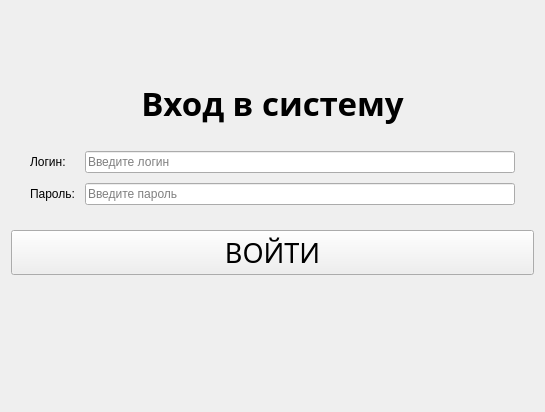
<?xml version="1.0" encoding="UTF-8"?>
<ui version="4.0">
 <class>Form</class>
 <widget class="QWidget" name="Form">
  <property name="windowModality">
   <enum>Qt::WindowModal</enum>
  </property>
  <property name="geometry">
   <rect>
    <x>0</x>
    <y>0</y>
    <width>545</width>
    <height>412</height>
   </rect>
  </property>
  <property name="sizePolicy">
   <sizepolicy hsizetype="Preferred" vsizetype="Preferred">
    <horstretch>0</horstretch>
    <verstretch>0</verstretch>
   </sizepolicy>
  </property>
  <property name="windowTitle">
   <string>Демо</string>
  </property>
  <property name="windowOpacity">
   <double>0.900000000000000</double>
  </property>
  <layout class="QVBoxLayout" name="verticalLayout_2">
   <item>
    <layout class="QVBoxLayout" name="verticalLayout">
     <item>
      <widget class="QLabel" name="label">
       <property name="sizePolicy">
        <sizepolicy hsizetype="Preferred" vsizetype="Fixed">
         <horstretch>0</horstretch>
         <verstretch>0</verstretch>
        </sizepolicy>
       </property>
       <property name="font">
        <font>
         <family>Showcard Gothic</family>
         <pointsize>25</pointsize>
         <weight>75</weight>
         <bold>true</bold>
        </font>
       </property>
       <property name="text">
        <string>Вход в систему</string>
       </property>
       <property name="alignment">
        <set>Qt::AlignCenter</set>
       </property>
      </widget>
     </item>
     <item>
      <widget class="QWidget" name="widget" native="true">
       <property name="sizePolicy">
        <sizepolicy hsizetype="Preferred" vsizetype="Fixed">
         <horstretch>0</horstretch>
         <verstretch>0</verstretch>
        </sizepolicy>
       </property>
       <layout class="QGridLayout" name="gridLayout_2">
        <item row="0" column="0">
         <layout class="QGridLayout" name="gridLayout">
          <property name="leftMargin">
           <number>10</number>
          </property>
          <property name="topMargin">
           <number>10</number>
          </property>
          <property name="rightMargin">
           <number>10</number>
          </property>
          <property name="bottomMargin">
           <number>10</number>
          </property>
          <property name="spacing">
           <number>10</number>
          </property>
          <item row="1" column="1">
           <widget class="QLineEdit" name="lineEdit_2">
            <property name="inputMethodHints">
             <set>Qt::ImhHiddenText|Qt::ImhNoAutoUppercase|Qt::ImhNoPredictiveText|Qt::ImhPreferLatin|Qt::ImhSensitiveData</set>
            </property>
            <property name="echoMode">
             <enum>QLineEdit::Password</enum>
            </property>
            <property name="placeholderText">
             <string>Введите пароль</string>
            </property>
           </widget>
          </item>
          <item row="0" column="1">
           <widget class="QLineEdit" name="lineEdit">
            <property name="enabled">
             <bool>true</bool>
            </property>
            <property name="inputMethodHints">
             <set>Qt::ImhPreferLatin</set>
            </property>
            <property name="placeholderText">
             <string>Введите логин</string>
            </property>
           </widget>
          </item>
          <item row="0" column="0">
           <widget class="QLabel" name="label_3">
            <property name="text">
             <string>Логин:</string>
            </property>
           </widget>
          </item>
          <item row="1" column="0">
           <widget class="QLabel" name="label_4">
            <property name="text">
             <string>Пароль:</string>
            </property>
           </widget>
          </item>
         </layout>
        </item>
       </layout>
      </widget>
     </item>
     <item>
      <widget class="QPushButton" name="pushButton">
       <property name="font">
        <font>
         <family>Monotype Corsiva</family>
         <pointsize>20</pointsize>
        </font>
       </property>
       <property name="text">
        <string>ВОЙТИ</string>
       </property>
      </widget>
     </item>
     <item>
      <widget class="QLabel" name="label_2">
       <property name="sizePolicy">
        <sizepolicy hsizetype="Preferred" vsizetype="Fixed">
         <horstretch>0</horstretch>
         <verstretch>0</verstretch>
        </sizepolicy>
       </property>
       <property name="minimumSize">
        <size>
         <width>0</width>
         <height>50</height>
        </size>
       </property>
       <property name="text">
        <string/>
       </property>
      </widget>
     </item>
    </layout>
   </item>
  </layout>
 </widget>
 <resources/>
 <connections/>
</ui>
